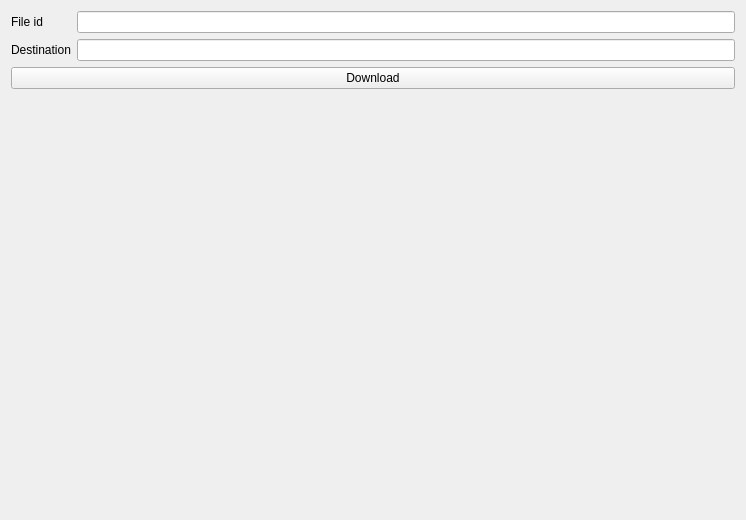
<?xml version="1.0" encoding="UTF-8"?>
<ui version="4.0">
 <class>widget_gdrive_downloader</class>
 <widget class="QWidget" name="widget_gdrive_downloader">
  <property name="geometry">
   <rect>
    <x>0</x>
    <y>0</y>
    <width>746</width>
    <height>520</height>
   </rect>
  </property>
  <property name="windowTitle">
   <string>Form</string>
  </property>
  <layout class="QVBoxLayout" name="verticalLayout">
   <item>
    <layout class="QGridLayout" name="gridLayout">
     <item row="0" column="0">
      <widget class="QLabel" name="label">
       <property name="text">
        <string>File id</string>
       </property>
      </widget>
     </item>
     <item row="0" column="1">
      <widget class="QLineEdit" name="lineEditFileID"/>
     </item>
     <item row="1" column="0">
      <widget class="QLabel" name="label_2">
       <property name="text">
        <string>Destination</string>
       </property>
      </widget>
     </item>
     <item row="1" column="1">
      <widget class="QLineEdit" name="lineEditDestination"/>
     </item>
    </layout>
   </item>
   <item>
    <widget class="QPushButton" name="pushButtonDownload">
     <property name="text">
      <string>Download</string>
     </property>
    </widget>
   </item>
   <item>
    <spacer name="verticalSpacer">
     <property name="orientation">
      <enum>Qt::Vertical</enum>
     </property>
     <property name="sizeHint" stdset="0">
      <size>
       <width>20</width>
       <height>441</height>
      </size>
     </property>
    </spacer>
   </item>
  </layout>
 </widget>
 <resources/>
 <connections/>
</ui>
